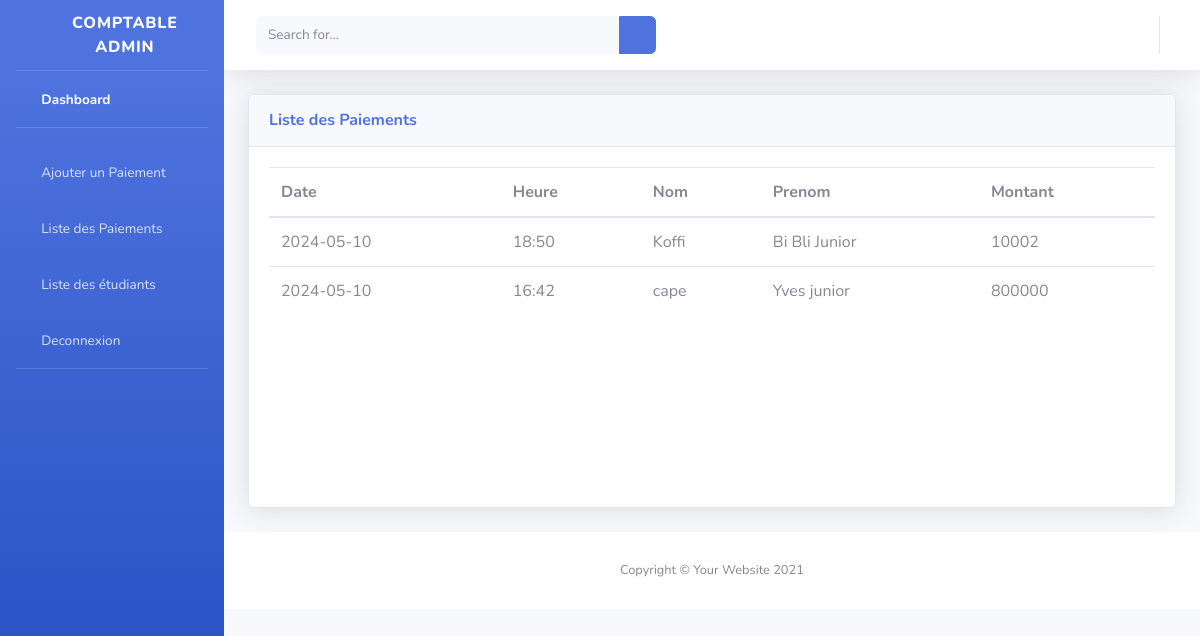
Screenshot of /liste-paiement/ with the database file from the repository.
### gestion/models.py (models this page shows, shortened)
class Paiement(models.Model):
    etudiant = models.ForeignKey(Etudiant, related_name='etudiant_paiement', on_delete=models.CASCADE)
    montant = models.PositiveIntegerField(default=0)
    statut = models.BooleanField(default= True)
    date_add = models.DateTimeField(auto_now_add = True)
    date_update =models.DateTimeField(auto_now = True)

class Etudiant(models.Model):
    nom = models.CharField(max_length = 150)
    prenom = models.CharField(max_length = 150)
    email = models.EmailField()
    contact = models.CharField(max_length = 300)
    birth_and_place = models.CharField(max_length = 300)
    nom_pere = models.CharField(max_length = 150)
    nom_mere = models.CharField(max_length = 150)
    adresse = models.CharField(max_length = 250)
    sexe = models.CharField(max_length = 150)
    nationalite = models.CharField(max_length = 200)
    classe_associée = models.ForeignKey(Classe, related_name = 'etudiant_classe', on_delete = models.CASCADE)
    affecte = models.BooleanField(default = False)
    status = models.BooleanField(default= True)
    date_add = models.DateTimeField(auto_now_add = True)
    date_update =models.DateTimeField(auto_now = True)

### gestion/views.py (the view)
# urls.py: path('liste-paiement/', views.liste_paiement, name='liste_paiement'),
def liste_paiement(request):
    paiements = Paiement.objects.all().order_by('-date_add')
    datas= {
        "paiements": paiements
    }
    return render(request, "comptable/liste_paiements.html",datas)

### gestion/templates/comptable/liste_paiements.html (shortened to what this page needs)
{% load static %}
<!DOCTYPE html>
<html lang="en">
<head>
    <link href="{% static 'comptable/vendor/fontawesome-free/css/all.min.css' %}" rel="stylesheet" type="text/css">
    <link href="{% static 'comptable/css/sb-admin-2.min.css' %}" rel="stylesheet">
</head>
<body id="page-top">
    <div id="wrapper">
        <ul class="navbar-nav bg-gradient-primary sidebar sidebar-dark accordion" id="accordionSidebar">
            <a class="sidebar-brand d-flex align-items-center justify-content-center" href="{% url 'dashboards-comptable' %}">
                <div class="sidebar-brand-icon rotate-n-15">
                    <i class="fas fa-laugh-wink"></i>
                </div>
                <div class="sidebar-brand-text mx-3">COMPTABLE Admin</div>
            </a>
            <hr class="sidebar-divider my-0">
            <li class="nav-item active">
                <a class="nav-link" href="{% url 'dashboards-comptable' %}">
                    <i class="fas fa-fw fa-tachometer-alt"></i>
                    <span>Dashboard</span></a>
            </li>
            <hr class="sidebar-divider">
            <li class="nav-item">
                <a class="nav-link" href="{% url 'ajouter_paiement' %}">
                    <i class="fas fa-fw fa-folder"></i>
                    <span>Ajouter un Paiement</span>
                </a>
                <a class="nav-link" href="{% url 'liste_paiement' %}">
                    <i class="fas fa-fw fa-folder"></i>
                    <span>Liste des Paiements</span>
                </a>
                <a class="nav-link" href="{% url 'comp_liste_etudiant' %}">
                    <i class="fas fa-fw fa-folder"></i>
                    <span>Liste des étudiants</span>
                </a>
                <a class="nav-link" href="{% url 'logout' %}">
                    <i class="fas fa-fw fa-folder"></i>
                    <span>Deconnexion</span>
                </a>
            </li>
            <hr class="sidebar-divider d-none d-md-block">
        </ul>
        <div id="content-wrapper" class="d-flex flex-column">
            <div id="content">
                <nav class="navbar navbar-expand navbar-light bg-white topbar mb-4 static-top shadow">
                    <form
                        class="d-none d-sm-inline-block form-inline mr-auto ml-md-3 my-2 my-md-0 mw-100 navbar-search">
                        <div class="input-group">
                            <input type="text" class="form-control bg-light border-0 small" placeholder="Search for..."
                                aria-label="Search" aria-describedby="basic-addon2">
                            <div class="input-group-append">
                                <button class="btn btn-primary" type="button">
                                    <i class="fas fa-search fa-sm"></i>
                                </button>
                            </div>
                        </div>
                    </form>
                    <ul class="navbar-nav ml-auto">
                        <li class="nav-item dropdown no-arrow">
                        </li>
                    </ul>
                </nav>
                <div class="container-fluid">
                    <div class="row">
                        <div class="col-xl-12 col-lg-8">
                            <div class="card shadow mb-4">
                                <div
                                    class="card-header py-3 d-flex flex-row align-items-center justify-content-between">
                                    <h6 class="m-0 font-weight-bold text-primary">Liste des Paiements</h6>
                                </div>
                                <div class="card-body">
                                    <div class="chart-area">
                                        <table id="apiCallbacks" class="table custom-table">
                                            <thead>
                                                <tr>
                                                    <th>Date</th>
                                                    <th>Heure</th>
                                                    <th>Nom</th>
                                                    <th>Prenom</th>
                                                    <th>Montant</th>
                                                </tr>
                                            </thead>
                                            <tbody>
                                                {% for paiement in paiements %}
                                                <tr>
                                                    <td>{{ paiement.date_add|date:"Y-m-d" }}</td>
                                                    <td>{{ paiement.date_add|time:"H:i" }}</td>
                                                    <td>{{paiement.etudiant.nom}}</td>
                                                    <td>{{paiement.etudiant.prenom}}</td>
                                                    <td>{{paiement.montant}}</td>
                                                </tr>
                                                {% endfor %}
                                            </tbody>
                                        </table>
                                    </div>
                                </div>
                            </div>
                        </div>
                    </div>
            </div>
            <footer class="sticky-footer bg-white">
                <div class="container my-auto">
                    <div class="copyright text-center my-auto">
                        <span>Copyright &copy; Your Website 2021</span>
                    </div>
                </div>
            </footer>
        </div>
    </div>
    </div>
</body>
</html>

### rows the page displays
Paiement: date_add "2024-05-10", date_add "18:50", etudiant.nom "Koffi", etudiant.prenom "Bi Bli Junior", montant "10002"
Paiement: date_add "2024-05-10", date_add "16:42", etudiant.nom "cape", etudiant.prenom "Yves junior", montant "800000"
